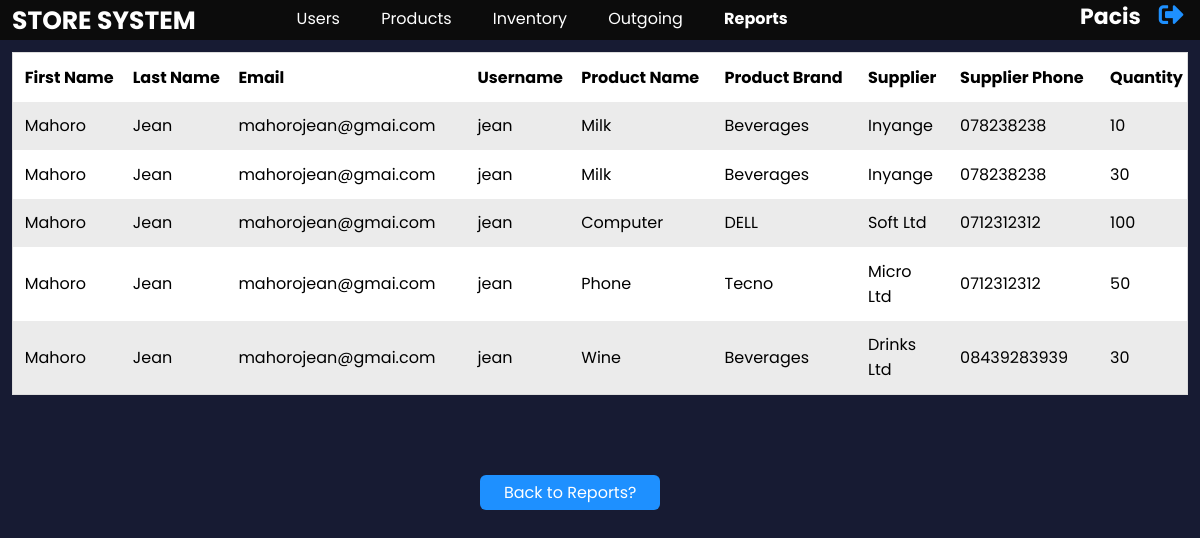
/reports/details_of_incoming.php (signed in), run on the app's committed database.
### tables this page shows
CREATE TABLE `stk_inventory` (
  `inventory_id` int(11) NOT NULL,
  `quantity` int(11) NOT NULL,
  `productId` int(11) NOT NULL,
  `userId` int(11) NOT NULL,
  `added_date` timestamp NOT NULL DEFAULT current_timestamp() ON UPDATE current_timestamp()
);

CREATE TABLE `stk_users` (
  `userId` int(11) NOT NULL,
  `firstName` varchar(100) NOT NULL,
  `lastName` varchar(100) NOT NULL,
  `gender` varchar(10) NOT NULL,
  `telephone` varchar(15) NOT NULL,
  `nationality` int(11) NOT NULL,
  `role` int(11) NOT NULL,
  `email` varchar(2555) NOT NULL,
  `username` varchar(20) NOT NULL,
  `user_password` varchar(300) NOT NULL
);

CREATE TABLE `stk_products` (
  `productId` int(11) NOT NULL,
  `product_Name` varchar(100) NOT NULL,
  `brand` varchar(100) NOT NULL,
  `supplier_phone` varchar(15) DEFAULT NULL,
  `supplier` varchar(10) NOT NULL,
  `added_date` timestamp NOT NULL DEFAULT current_timestamp() ON UPDATE current_timestamp(),
  `userId` int(11) NOT NULL,
  `last_login` timestamp NOT NULL DEFAULT current_timestamp()
);

### reports/details_of_incoming.php (the view, shortened to what this page needs)
<?php
require_once '../utils/connection.php';
?>
<!DOCTYPE html>
<html lang="en">
<head>
    <link rel="stylesheet" href="https://cdnjs.cloudflare.com/ajax/libs/font-awesome/5.15.2/css/all.min.css" />
    <link rel="stylesheet" href="../css/index.css?v=<?php echo time() ?>">
</head>
<body>
    <?php
           include('../utils/navigation.php');
           if(!$con){
               echo "Failed to connect due to.".mysqli_connect_error();
           }
           else{
                $searchQuery = "SELECT usr.firstName,usr.lastName,usr.email,usr.username,prod.product_Name,prod.brand,prod.supplier,prod.supplier_phone,inv.quantity from stk_inventory inv INNER JOIN stk_users usr on inv.userId=usr.userId INNER JOIN stk_products prod on inv.productId=prod.productId";
                $result = mysqli_query($con,$searchQuery);
                if(!$result){
                    echo "Failed to search due to ".mysqli_error($con);
                }
                else{
                    if(mysqli_num_rows($result)>0){
                        echo "<div class='table-div'><table>
                                <tr>
                                    <th>First Name</th>
                                    <th>Last Name</th>
                                    <th>Email</th>
                                    <th>Username</th>
                                    <th>Product Name</th>
                                    <th>Product Brand</th>
                                    <th>Supplier</th>
                                    <th>Supplier Phone</th>
                                    <th>Quantity</th>
                                </tr>
                            ";
                        while($row=mysqli_fetch_assoc($result)){
                            echo "<tr>
                                    <td>".$row['firstName']."</td>
                                    <td>".$row['lastName']."</td>
                                    <td>".$row['email']."</td>
                                    <td>".$row['username']."</td>
                                    <td>".$row['product_Name']."</td>
                                    <td>".$row['brand']."</td>
                                    <td>".$row['supplier']."</td>
                                    <td>".$row['supplier_phone']."</td>
                                    <td>".$row['quantity']."</td>
                                </tr>";
                        }
                        echo "</table></div>";
                        echo "<br><a href='reports.php' class='register-link'>Back to Reports?</a>";
                    }
                    else{
                        echo "<div class='error-div'><i class='far fa-sad-tear'></i>No product found in the database.<br><a href='reports.php' class='register-link'>Back to Reports?</a></div>";
                    }
                }
           }
           include('../utils/footer.php');
    ?>
</body>
</html>

### css/index.css (style rules this page uses)
* { margin: 0; padding: 0; box-sizing: border-box; }
body { background-color: #171b33; color: #fff; font-family: 'Poppins', sans-serif; }
table { border-collapse: collapse; border-spacing: 0; width: 100%; background-color: #fff; border: 1px solid #ddd; }
th { white-space: nowrap; }
th, td { text-align: left; padding: 1%; color: #000 !important; }
tr:nth-child(even) { background-color: #ebebeb; }
.table-div { width: 98%; overflow-x: auto; margin: 1% 1% 5% 1%; }
.register-link { color: #fff; padding: 0.5% 2%; text-decoration: none; border-radius: 6px; background-color: dodgerblue; margin: 2% 0% 2% 40%; cursor: pointer; }

### utils/navigationStyle.php (style rules this page uses)
* { box-sizing: border-box; margin: 0; padding: 0; }
body { font-family: 'Poppins', sans-serif; }

### data on the page
stk_inventory: userId.firstName "Mahoro", userId.lastName "Jean", userId.email "mahorojean@gmai.com", userId.username "jean", productId.product_Name "Milk", productId.brand "Beverages", productId.supplier "Inyange", productId.supplier_phone "078238238", quantity "10"
stk_inventory: userId.firstName "Mahoro", userId.lastName "Jean", userId.email "mahorojean@gmai.com", userId.username "jean", productId.product_Name "Milk", productId.brand "Beverages", productId.supplier "Inyange", productId.supplier_phone "078238238", quantity "30"
stk_inventory: userId.firstName "Mahoro", userId.lastName "Jean", userId.email "mahorojean@gmai.com", userId.username "jean", productId.product_Name "Computer", productId.brand "DELL", productId.supplier "Soft Ltd", productId.supplier_phone "0712312312", quantity "100"
stk_inventory: userId.firstName "Mahoro", userId.lastName "Jean", userId.email "mahorojean@gmai.com", userId.username "jean", productId.product_Name "Phone", productId.brand "Tecno", productId.supplier "Micro Ltd", productId.supplier_phone "0712312312", quantity "50"
stk_inventory: userId.firstName "Mahoro", userId.lastName "Jean", userId.email "mahorojean@gmai.com", userId.username "jean", productId.product_Name "Wine", productId.brand "Beverages", productId.supplier "Drinks Ltd", productId.supplier_phone "08439283939", quantity "30"

### other printed values
$_SESSION['user'] "pacis"
